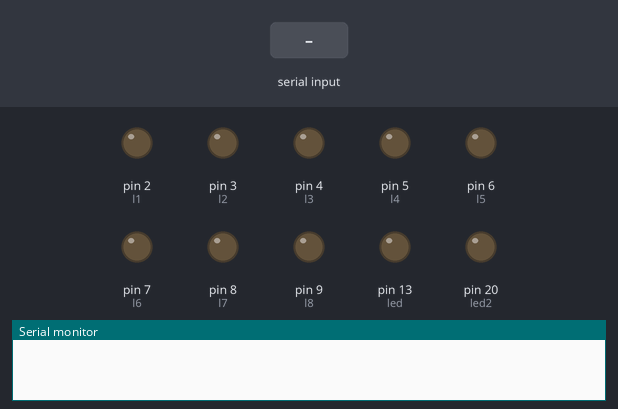
The sketch below on a simulated Arduino Mega 2560, built with avr-gcc and run on an emulated ATmega2560. On the bench: output pins drawn as LEDs (lit = HIGH), the last lines printed to the serial monitor. Inputs (shaded band) come from the test bench.

Above: at 1.2 s.
1.3 s: "d1: \n" received over Serial
At 2.5 s:
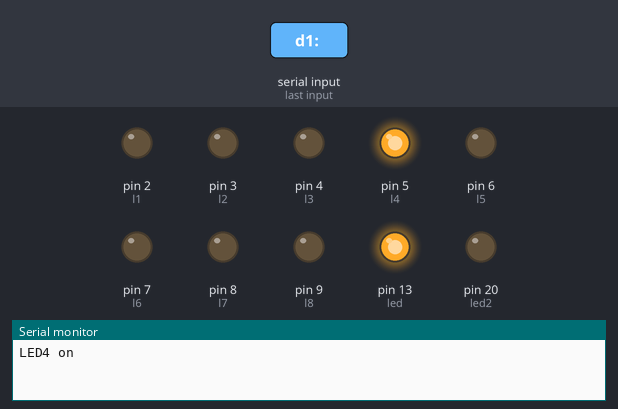
2.8 s: "B" received over Serial
At 3.7 s:
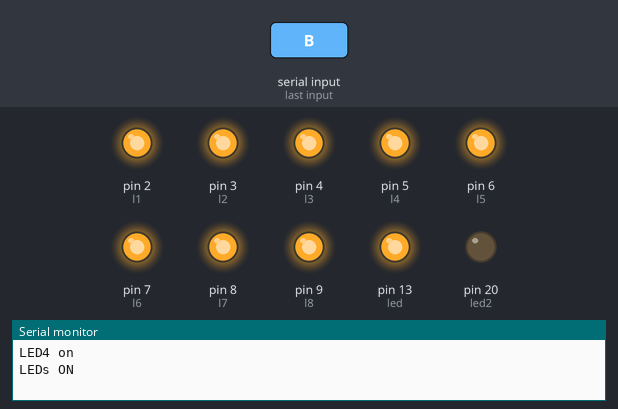
5.8 s: "A" received over Serial
At 7.0 s:
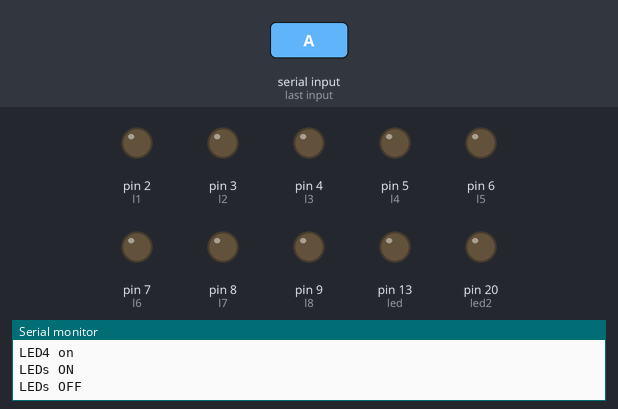
7.3 s: "a" received over Serial
At 8.3 s:
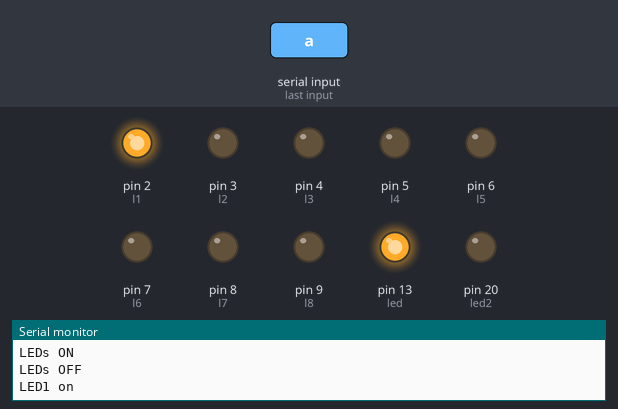
8.8 s: "b" received over Serial
At 9.4 s:
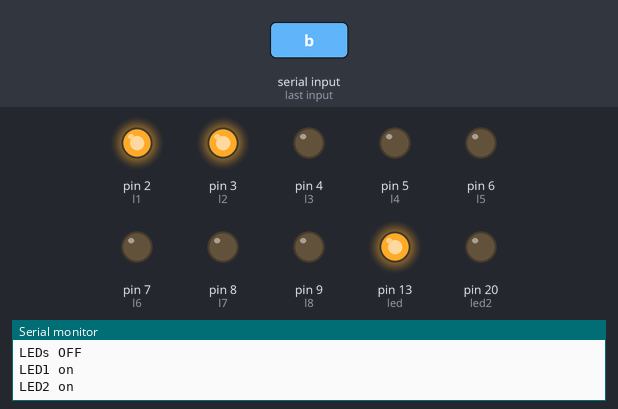
Timing chart, 0 to 11.3 s (numbered marks = the images above; inputs shaded):
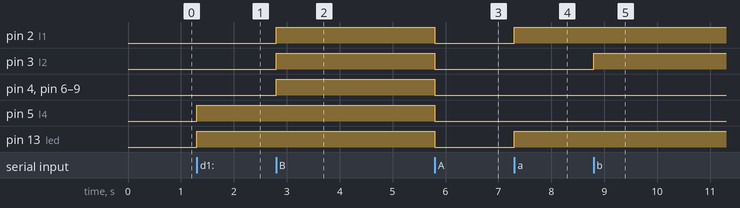

The sketch:

ring_of_8.ino
```cpp
int l1 = 2;
int l2 = 3;
int l3 = 4;
int l4 = 5;
int l5 = 6;
int l6 = 7;
int l7 = 8;
int l8 = 9;

int d1 = A9;
int d2 = A8;
int d3 = A2;
int d4 = A3;
int d5 = A4;
int d6 = A5;
int d7 = A6;
int d8 = A7;

int led = 13;
int led2 = 20;


int DT = 10; //delay time when stepping - dictates max speed

int pos_a = 0;
int pos_b = 0;

int read(int a){
  int val = 0;
  int i = 0;
  while (i < 16){
    val += analogRead(a);
    i += 1;
  }
  return val/16;
}

void setup()
{
  Serial.begin(115200); // USB is always 12 Mbit/sec
  pinMode(l1, OUTPUT);
  pinMode(l2, OUTPUT);
  pinMode(l3, OUTPUT);
  pinMode(l4, OUTPUT);
  pinMode(l5, OUTPUT);
  pinMode(l6, OUTPUT);
  pinMode(l7, OUTPUT);
  pinMode(l8, OUTPUT);
  pinMode(led, OUTPUT);
  pinMode(led2, OUTPUT);
  pinMode(d1, INPUT);
  pinMode(d2, INPUT);
  pinMode(d3, INPUT);
  pinMode(d4, INPUT);
  pinMode(d5, INPUT);
  pinMode(d6, INPUT);
  pinMode(d7, INPUT);
  pinMode(d8, INPUT);
}


void loop()
{

  if (Serial.available()){
    char input = Serial.read();
    if (input == 'a'){
      Serial.println("LED1 on");
      digitalWrite(l1, HIGH);
      digitalWrite(led, HIGH);
    }
    if (input == 'b'){
      Serial.println("LED2 on");
      digitalWrite(l2, HIGH);
      digitalWrite(led, HIGH);
    }
    if (input == 'c'){
      Serial.println("LED3 on");
      digitalWrite(l3, HIGH);
      digitalWrite(led, HIGH);
    }
    if (input == 'd'){
      Serial.println("LED4 on");
      digitalWrite(l4, HIGH);
      digitalWrite(led, HIGH);
    }
    if (input == 'e'){
      Serial.println("LED5 on");
      digitalWrite(l5, HIGH);
      digitalWrite(led, HIGH);
    }
    if (input == 'f'){
      Serial.println("LED6 on");
      digitalWrite(l6, HIGH);
      digitalWrite(led, HIGH);
    }
    if (input == 'g'){
      Serial.println("LED7 on");
      digitalWrite(l7, HIGH);
      digitalWrite(led, HIGH);
    }
    if (input == 'h'){
      Serial.println("LED8 on");
      digitalWrite(l8, HIGH);
      digitalWrite(led, HIGH);
    }


    if (input == 'A'){
      Serial.println("LEDs OFF");
      digitalWrite(l1, LOW);
      digitalWrite(l2, LOW);
      digitalWrite(l3, LOW);
      digitalWrite(l4, LOW);
      digitalWrite(l5, LOW);
      digitalWrite(l6, LOW);
      digitalWrite(l7, LOW);
      digitalWrite(l8, LOW);
      digitalWrite(led, LOW);
    }
    if (input == 'B'){
      Serial.println("LEDs ON");
      digitalWrite(l1, HIGH);
      digitalWrite(l2, HIGH);
      digitalWrite(l3, HIGH);
      digitalWrite(l4, HIGH);
      digitalWrite(l5, HIGH);
      digitalWrite(l6, HIGH);
      digitalWrite(l7, HIGH);
      digitalWrite(l8, HIGH);
      digitalWrite(led, HIGH);
    }
    // duplicate

    if (input == 'i'){
//      Serial.print("d1: ");
      Serial.println(read(d1));
    }
    if (input == 'j'){
//      Serial.print("d2: ");
      Serial.println(read(d2));
    }
    if (input == 'k'){
//      Serial.print("d3: ");
      Serial.println(read(d3));
    }
    if (input == 'l'){
//      Serial.print("d4: ");
      Serial.println(read(d4));
    }
    if (input == 'm'){
//      Serial.print("d5: ");
      Serial.println(read(d5));
    }
    if (input == 'n'){
//      Serial.print("d6: ");
      Serial.println(read(d6));
    }
    if (input == 'o'){
//      Serial.print("d7: ");
      Serial.println(read(d7));
    }
    if (input == 'p'){
//      Serial.print("d8: ");
      Serial.println(read(d8));
    }

    //Serial.print(input);
  }
//  Serial.println("Hello World...");
//  delay(1000);  // do not print too fast!
}
```

Measured:
- after the input at 1.3 s, pin 5 (l4), pin 13 (led): LOW → HIGH at once
- after the input at 2.8 s, pin 2 (l1), pin 3 (l2), pin 4 (l3), pin 6 (l5), pin 7 (l6), pin 8 (l7), pin 9 (l8): LOW → HIGH at once
- after the input at 5.8 s, pin 2 (l1), pin 3 (l2), pin 4 (l3), pin 5 (l4), pin 6 (l5), pin 7 (l6), pin 8 (l7), pin 9 (l8), pin 13 (led): HIGH → LOW at once
- after the input at 7.3 s, pin 2 (l1), pin 13 (led): LOW → HIGH at once
- after the input at 8.8 s, pin 3 (l2): LOW → HIGH at once
